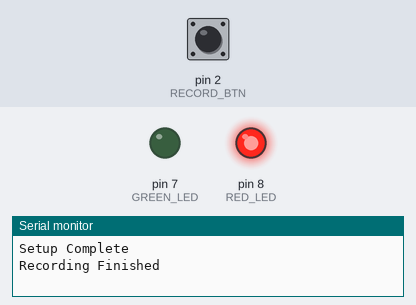
Recording of a sketch running on a simulated Arduino Uno, built with avr-gcc and run on an emulated ATmega328P. Parts: output pins drawn as LEDs (lit = HIGH), the last lines printed to the serial monitor. Inputs (shaded band) come from the test bench; at power-on: pin 2 (RECORD_BTN) LOW.

Above: at 1.2 s.
1.3 s: pin 2 (RECORD_BTN) pulsed HIGH 5 times (0.12 s each, 0.3 s apart)
At 2.9 s:
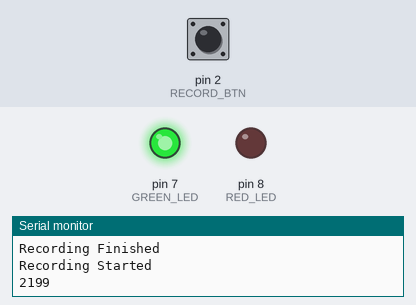
4.3 s: pin 2 (RECORD_BTN) pulled HIGH for 0.15 s
At 5.7 s:
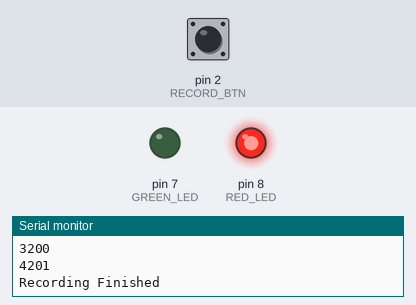
Timing chart, 0 to 7.3 s (numbered marks = the images above; inputs shaded):
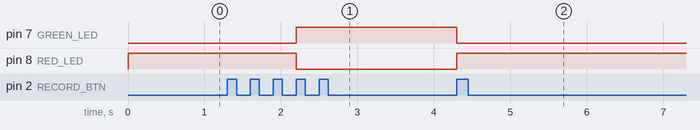

The sketch:

Button_Test.ino
```cpp
  // General
  #define BAUD 9600
  #define  DEBOUNCE_TIME 2000

  #define SAMPLING_RATE 1 // how many per second
  int SAMPLE_DELAY = 1000/SAMPLING_RATE;

  // Button / Switch Pins
  #define RECORD_BTN 2

  // LED Pins
  #define RED_LED 8
  #define GREEN_LED 7

  volatile long lastSerialTime = 0;

  // Record Status
  volatile bool recording = false;
  volatile bool recordBtnStatus = false;
  volatile bool recordBtnPreviousStatus = false;
  volatile int recordLastPressed = 0;
  volatile bool recordingStateChange = false;

void setup() {

  Serial.begin(BAUD);

  pinMode(RED_LED, OUTPUT);
  pinMode(GREEN_LED, OUTPUT);
  pinMode(RECORD_BTN,INPUT);

  recording = false;
  recordingStateChange = true;

  Serial.println("Setup Complete");
}

void loop() {
  //Serial.println(digitalRead(RECORD_BTN));
  recordButtonPressed();

  if(recording && recordingStateChange){
    //First Run of Recording
    digitalWrite(RED_LED,LOW);
    digitalWrite(GREEN_LED,HIGH);
    Serial.println("Recording Started");

    recordingStateChange = false;
  } else if(!recording && recordingStateChange){
    // Just finished Recording
    digitalWrite(RED_LED,HIGH);
    digitalWrite(GREEN_LED,LOW);
    Serial.println("Recording Finished");

    recordingStateChange = false;
  } else if(recording){
    // Recording
    if(millis() - SAMPLE_DELAY > lastSerialTime){
      lastSerialTime = millis();
      Serial.println(lastSerialTime);
    }
  } else {
     // Not Recording no Error
  }

}

void recordButtonPressed(){
  recordBtnStatus = digitalRead(RECORD_BTN);
  if(recordBtnStatus && !recordBtnPreviousStatus && millis() - recordLastPressed > DEBOUNCE_TIME){
    //Serial.println("Button Pressed");
    recording = !recording;
    recordingStateChange = true;
    recordLastPressed = millis();
  }
  recordBtnPreviousStatus = recordBtnStatus;
}
```

Measured:
- after the input at 1.3 s, pin 7 (GREEN_LED): LOW → HIGH after 0.90 s; pin 8 (RED_LED): HIGH → LOW after 0.90 s
- after the input at 4.3 s, pin 7 (GREEN_LED): HIGH → LOW at once; pin 8 (RED_LED): LOW → HIGH at once
